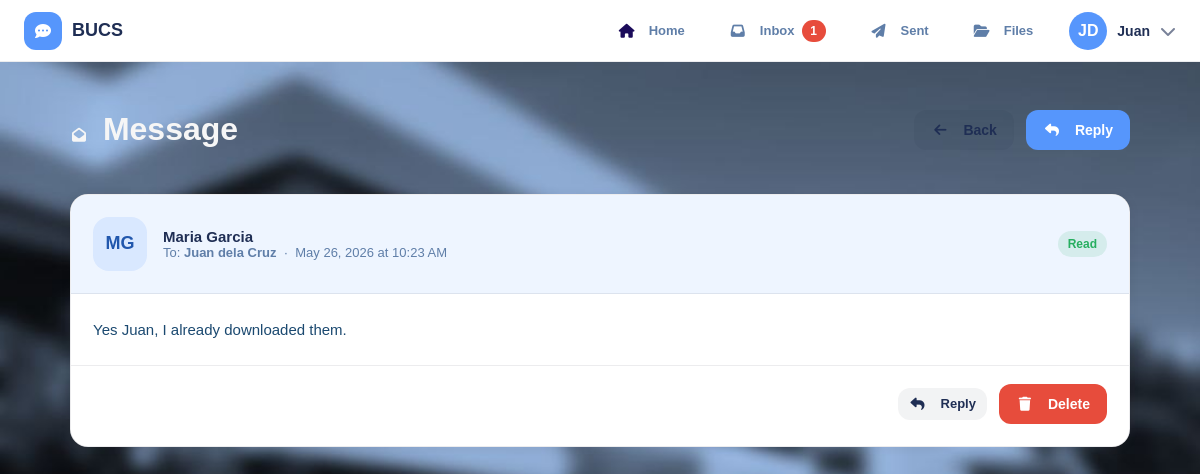
The page /view_message.php?id=2 (signed in) on the database its author committed.
### tables this page shows
CREATE TABLE IF NOT EXISTS messages (
    mess_id   INT AUTO_INCREMENT PRIMARY KEY,
    sender_id VARCHAR(20)  NOT NULL,
    receiver  VARCHAR(20)  NOT NULL,
    message   TEXT         NOT NULL,
    status    ENUM('sent','read','deleted') DEFAULT 'sent',
    sent_at   DATETIME     DEFAULT CURRENT_TIMESTAMP,
    FOREIGN KEY (sender_id) REFERENCES users(id_no) ON DELETE CASCADE,
    FOREIGN KEY (receiver)  REFERENCES users(id_no) ON DELETE CASCADE
);

CREATE TABLE IF NOT EXISTS users (
    id_no      VARCHAR(20)  PRIMARY KEY,
    fname      VARCHAR(50)  NOT NULL,
    mname      VARCHAR(50)  DEFAULT '',
    lname      VARCHAR(50)  NOT NULL,
    uname      VARCHAR(50)  NOT NULL UNIQUE,
    pwd        VARCHAR(255) NOT NULL,
    created_at DATETIME     DEFAULT CURRENT_TIMESTAMP
);

### includes/config.php (called while the page is built, shortened)
<?php
function auth_guard() {
    return $_SESSION['user'];
}

### view_message.php (the view, shortened to what this page needs)
<?php
require_once 'includes/config.php';
$me = auth_guard();
$db  = getDB();
$uid = $me['id_no'];
$id  = (int)($_GET['id'] ?? 0);
$unread = (int)$db->query("SELECT COUNT(*) c FROM messages WHERE receiver='$uid' AND status='sent'")->fetch_assoc()['c'];
$res = $db->query("
    SELECT m.*, u1.fname sf, u1.lname sl, u2.fname rf, u2.lname rl
    FROM messages m
    JOIN users u1 ON m.sender_id = u1.id_no
    JOIN users u2 ON m.receiver  = u2.id_no
    WHERE m.mess_id=$id AND (m.receiver='$uid' OR m.sender_id='$uid')
    LIMIT 1");
$m = $res->fetch_assoc();
if ($m['receiver'] === $uid && $m['status'] === 'sent') {
    $m['status'] = 'read';
}
$is_mine   = $m['sender_id'] === $uid;
$reply_to  = $is_mine ? $m['receiver'] : $m['sender_id'];
include 'includes/head.php';
include 'includes/navbar.php';
?>
<div class="page-wrap page-wrap-sm">
  <div class="page-head">
    <h1 class="page-title"><i class="fa fa-envelope-open"></i> Message</h1>
    <div class="btn-row">
      <a href="<?= $is_mine ? 'sent.php' : 'inbox.php' ?>" class="btn btn-ghost">
        <i class="fa fa-arrow-left"></i> Back
      </a>
      <a href="compose.php?reply=<?= $reply_to ?>" class="btn btn-primary">
        <i class="fa fa-reply"></i> Reply
      </a>
    </div>
  </div>
  <div class="card">
    <div class="msg-view-header">
      <div class="avatar avatar-md avatar-teal">
        <?= strtoupper(substr($m['sf'],0,1).substr($m['sl'],0,1)) ?>
      </div>
      <div style="flex:1;min-width:0">
        <div class="font-600" style="font-size:15px;color:var(--navy)">
          <?= htmlspecialchars($m['sf'].' '.$m['sl']) ?>
        </div>
        <div class="text-sm text-muted mt-4">
          To: <strong><?= htmlspecialchars($m['rf'].' '.$m['rl']) ?></strong>
          &nbsp;·&nbsp;
          <?= date('F j, Y \a\t g:i A', strtotime($m['sent_at'])) ?>
        </div>
      </div>
      <span class="badge badge-<?= $m['status'] ?>"><?= ucfirst($m['status']) ?></span>
    </div>
    <div class="msg-view-body"><?= htmlspecialchars($m['message']) ?></div>
    <div class="msg-view-footer">
      <a href="compose.php?reply=<?= $reply_to ?>" class="btn btn-ghost btn-sm">
        <i class="fa fa-reply"></i> Reply
      </a>
      <div class ="msg-delete-footer">
      <form method="POST" onsubmit="return confirm('Delete this message?')">
        <button name= "delete" class="btn btn-danger btn-sm">
          <i class="fa fa-trash"></i> Delete
        </button>
      </form>
      </div>
    </div>
  </div>
</div>
</body>
</html>

### includes/navbar.php (shortened to what this page needs)
<?php
$page = basename($_SERVER['PHP_SELF'], '.php');
?>
<nav class="topnav">
  <a href="dashboard.php" class="nav-brand">
    <div class="nav-brand-icon"><i class="fa fa-comment-dots"></i></div>
    <span class="nav-brand-name">BUCS</span>
  </a>
  <div class="nav-links">
    <a href="dashboard.php" class="nav-link <?= $page === 'dashboard' ? 'active' : '' ?>">
      <i class="fa fa-house"></i><span>Home</span>
    </a>
    <a href="inbox.php" class="nav-link <?= $page === 'inbox' ? 'active' : '' ?>">
      <i class="fa fa-inbox"></i><span>Inbox</span>
      <?php if (!empty($unread) && $unread > 0): ?>
        <span class="nav-badge"><?= $unread ?></span>
      <?php endif; ?>
    </a>
    <a href="sent.php" class="nav-link <?= $page === 'sent' ? 'active' : '' ?>">
      <i class="fa fa-paper-plane"></i><span>Sent</span>
    </a>
    <a href="files.php" class="nav-link <?= $page === 'files' ? 'active' : '' ?>">
      <i class="fa fa-folder-open"></i><span>Files</span>
    </a>
  </div>
  <div class="nav-user" tabindex="0">
    <div class="nav-avatar">
      <?= strtoupper(substr($me['fname'], 0, 1) . substr($me['lname'], 0, 1)) ?>
    </div>
    <span><?= htmlspecialchars($me['fname']) ?></span>
    <i class="fa fa-chevron-down text-xs" style="opacity:.6"></i>
  </div>
</nav>

### rows shown on the page
messages: receiver.lname "JD", receiver.fname "Juan", sender.lname "MG", sender.lname "Maria Garcia", receiver.lname "Juan dela Cruz", sent_at "May 26, 2026 at 10:23 AM", message "Yes Juan, I already downloaded them."

### other values the page prints
$unread "1"
$m['status'] "Read"
